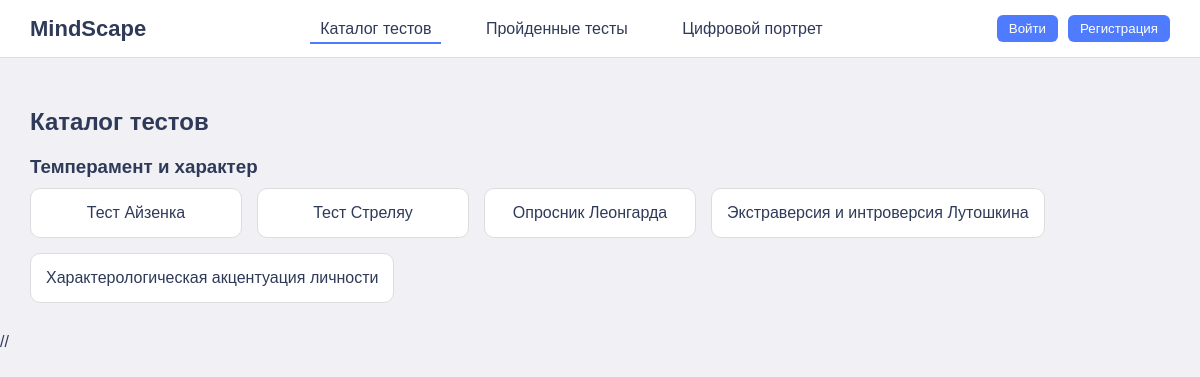
Before: / with the older database file.
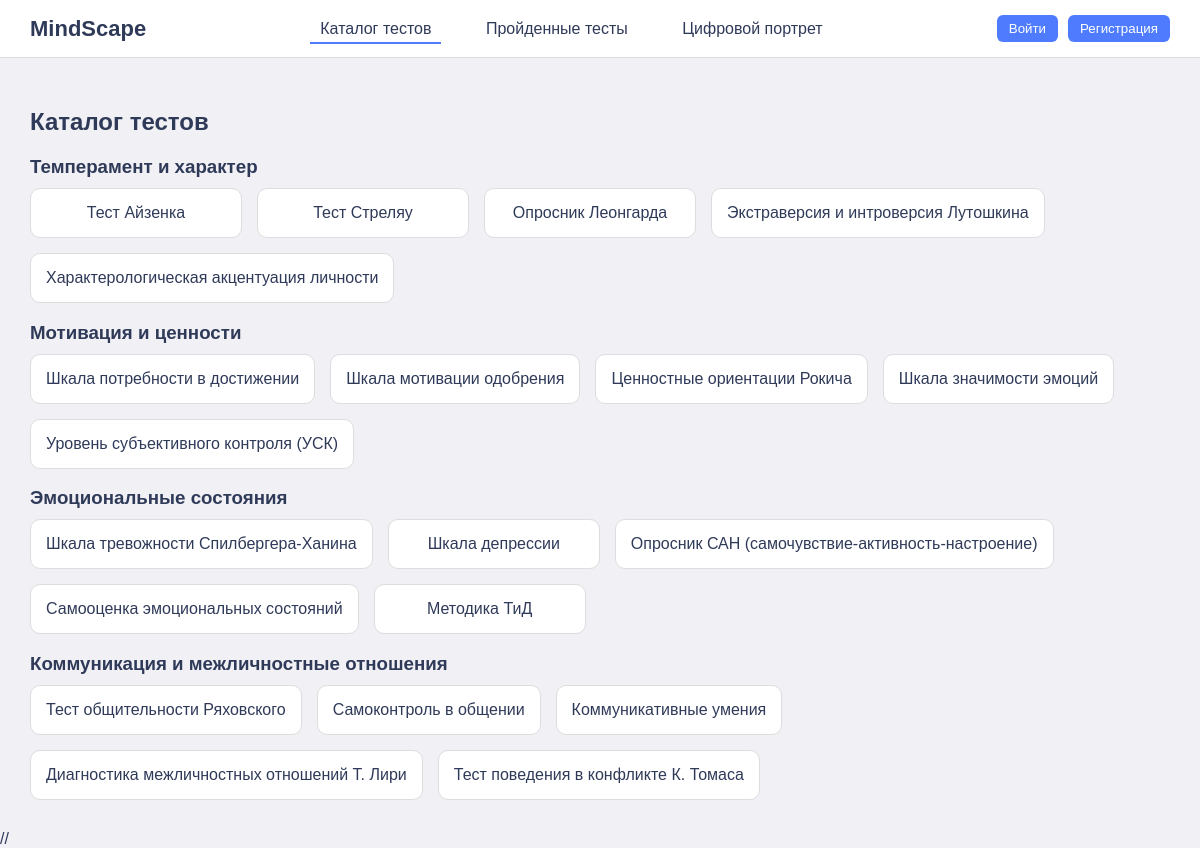
After: the same page with the newer database file.
### tables this page shows
CREATE TABLE "tests" (
	"id"	INTEGER,
	"topic"	TEXT NOT NULL,
	"title"	TEXT NOT NULL,
	"is_active"	INTEGER DEFAULT 1,
	"description"	TEXT, visualization_type TEXT,
	PRIMARY KEY("id" AUTOINCREMENT)
);

### app.py (the view, shortened to what this page needs)
@app.route('/')
def index():
    username = session.get('username')
    conn = sqlite3.connect('database.db')
    cursor = conn.cursor()
    cursor.execute("""
        SELECT id, topic, title
        FROM tests
        WHERE is_active = 1
        ORDER BY id
    """)
    rows = cursor.fetchall()
    completed_tests = set()
    conn.close()
    grouped_tests = {}
    for test_id, topic, title in rows:
        if topic not in grouped_tests:
            grouped_tests[topic] = []
        grouped_tests[topic].append({
            'id': test_id,
            'title': title,
            'completed': test_id in completed_tests
        })
    return render_template(
        'index.html',
        username=username,
        tests=grouped_tests,
        completed_tests=completed_tests
    )

### templates/index.html (shortened to what this page needs)
<!DOCTYPE html>
<html lang="ru">
<head>
    <link rel="stylesheet" href="{{ url_for('static', filename='style/main.css') }}">
</head>
<body>
<header class="header">
    <div class="logo">MindScape</div>
    <nav class="nav">
        <a href="/" class="active">Каталог тестов</a>
        <a href="/completed">Пройденные тесты</a>
        <a href="/portrait">Цифровой портрет</a>
    </nav>
        <div class="user-panel">
        {% if username %}
            <span class="username">Привет, {{ username }}</span>
            <a href="/logout" class="logout">Выйти</a>
        {% else %}
            <button onclick="openModal('login')">Войти</button>
            <button onclick="openModal('register')">Регистрация</button>
        {% endif %}
    </div>
</header>
    <main>
        <h2>Каталог тестов</h2>
        {% for topic, test_list in tests.items() %}
            <div class="category">
                <h3>{{ topic }}</h3>
                <div class="tests">
                    {% for test in test_list %}
                        <a href="/test/{{ test.id }}"
                        class="test-card {% if test.id in completed_tests %}completed{% endif %}">
                            {{ test.title }}
                        </a>
                    {% endfor %}
                </div>
            </div>
        {% endfor %}
    </main>
//
</body>
</html>

### static/style/main.css (style rules this page uses)
body { font-family: Arial, sans-serif; margin: 0; background: #F0F0F5; color: #2F3A59; }
.header { background: white; display: flex; justify-content: space-between; align-items: center; padding: 15px 30px; border-bottom: 1px solid #ddd; }
.logo { font-size: 22px; font-weight: bold; }
.nav a { margin: 0 15px; text-decoration: none; color: #2F3A59; padding: 5px 10px; border-bottom: 2px solid transparent; transition: border-color 0.2s; }
.nav a.active { border-bottom: 2px solid #4F7CFE; }
.user-panel { display: flex; align-items: center; gap: 10px; }
.user-panel button, .logout { background: #4F7CFE; color: white; border: none; padding: 6px 12px; border-radius: 6px; cursor: pointer; text-decoration: none; }
main { padding: 30px; }
.category h3 { margin-bottom: 10px; }
.tests { display: flex; flex-wrap: wrap; gap: 15px; }
.test-card { background: white; border: 1px solid #ddd; padding: 15px; border-radius: 10px; min-width: 180px; text-align: center; text-decoration: none; color: #2F3A59; transition: 0.2s; }

Changed rows visible on the page:
added tests: topic "Мотивация и ценности", title "Шкала потребности в достижении"
added tests: title "Шкала мотивации одобрения", shown under "Мотивация и ценности"
added tests: title "Ценностные ориентации Рокича", shown under "Мотивация и ценности"
added tests: title "Шкала значимости эмоций", shown under "Мотивация и ценности"
added tests: title "Уровень субъективного контроля (УСК)", shown under "Мотивация и ценности"
added tests: topic "Эмоциональные состояния", title "Шкала тревожности Спилбергера-Ханина"
added tests: title "Шкала депрессии", shown under "Эмоциональные состояния"
added tests: title "Опросник САН (самочувствие-активность-настроение)", shown under "Эмоциональные состояния"
added tests: title "Самооценка эмоциональных состояний", shown under "Эмоциональные состояния"
added tests: title "Методика ТиД", shown under "Эмоциональные состояния"
added tests: topic "Коммуникация и межличностные отношения", title "Тест общительности Ряховского"
added tests: title "Самоконтроль в общении", shown under "Коммуникация и межличностные отношения"
added tests: title "Коммуникативные умения", shown under "Коммуникация и межличностные отношения"
added tests: title "Диагностика межличностных отношений Т. Лири", shown under "Коммуникация и межличностные отношения"
added tests: title "Тест поведения в конфликте К. Томаса", shown under "Коммуникация и межличностные отношения"
